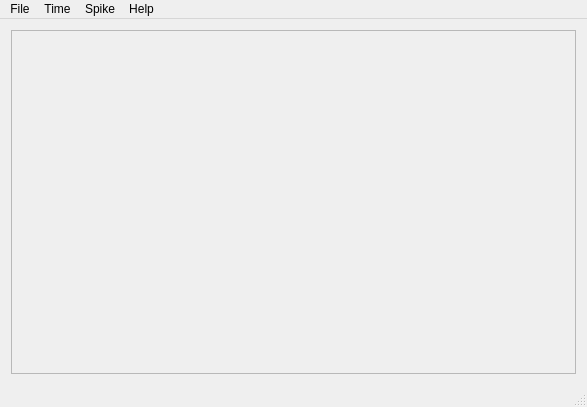
<?xml version="1.0" encoding="UTF-8"?>
<ui version="4.0">
 <class>MainWindow</class>
 <widget class="QMainWindow" name="MainWindow">
  <property name="geometry">
   <rect>
    <x>0</x>
    <y>0</y>
    <width>587</width>
    <height>407</height>
   </rect>
  </property>
  <property name="windowTitle">
   <string>EDF Reader</string>
  </property>
  <widget class="QWidget" name="centralWidget">
   <layout class="QVBoxLayout" name="verticalLayout">
    <item>
     <widget class="QFrame" name="frame_2">
      <property name="frameShape">
       <enum>QFrame::StyledPanel</enum>
      </property>
      <property name="frameShadow">
       <enum>QFrame::Sunken</enum>
      </property>
      <property name="lineWidth">
       <number>1</number>
      </property>
      <property name="midLineWidth">
       <number>0</number>
      </property>
      <layout class="QVBoxLayout" name="verticalLayout_3">
       <property name="spacing">
        <number>0</number>
       </property>
       <property name="leftMargin">
        <number>0</number>
       </property>
       <property name="topMargin">
        <number>0</number>
       </property>
       <property name="rightMargin">
        <number>0</number>
       </property>
       <property name="bottomMargin">
        <number>0</number>
       </property>
       <item>
        <widget class="QCustomPlot" name="customPlot" native="true">
         <property name="sizePolicy">
          <sizepolicy hsizetype="Preferred" vsizetype="MinimumExpanding">
           <horstretch>0</horstretch>
           <verstretch>0</verstretch>
          </sizepolicy>
         </property>
        </widget>
       </item>
      </layout>
     </widget>
    </item>
   </layout>
  </widget>
  <widget class="QStatusBar" name="statusBar"/>
  <widget class="QMenuBar" name="menuBar">
   <property name="geometry">
    <rect>
     <x>0</x>
     <y>0</y>
     <width>587</width>
     <height>21</height>
    </rect>
   </property>
   <widget class="QMenu" name="menuFile">
    <property name="title">
     <string>File</string>
    </property>
    <addaction name="actionOpen"/>
    <addaction name="actionAdd_All_Channels"/>
    <addaction name="actionChannel_Selector"/>
   </widget>
   <widget class="QMenu" name="menuTime">
    <property name="title">
     <string>Time</string>
    </property>
    <addaction name="actionSet_Time"/>
    <addaction name="actionSet_Display_Time"/>
   </widget>
   <widget class="QMenu" name="menuSpike">
    <property name="title">
     <string>Spike</string>
    </property>
    <addaction name="actionFilter"/>
   </widget>
   <widget class="QMenu" name="menuInfo">
    <property name="title">
     <string>Help</string>
    </property>
    <addaction name="separator"/>
    <addaction name="actionHeader_Info"/>
    <addaction name="actionHelp"/>
    <addaction name="actionAbout"/>
   </widget>
   <addaction name="menuFile"/>
   <addaction name="menuTime"/>
   <addaction name="menuSpike"/>
   <addaction name="menuInfo"/>
  </widget>
  <action name="actionOpen">
   <property name="text">
    <string>Choose File</string>
   </property>
  </action>
  <action name="actionAdd_All_Channels">
   <property name="text">
    <string>Add All Channels</string>
   </property>
  </action>
  <action name="actionChannel_Selector">
   <property name="text">
    <string>Channel Selector</string>
   </property>
  </action>
  <action name="actionSet_Time">
   <property name="text">
    <string>Set Time</string>
   </property>
  </action>
  <action name="actionSet_Display_Time">
   <property name="text">
    <string>Set Display Time</string>
   </property>
  </action>
  <action name="actionFilter">
   <property name="text">
    <string>Filter...</string>
   </property>
  </action>
  <action name="actionHeader_Info">
   <property name="text">
    <string>Header Info</string>
   </property>
  </action>
  <action name="actionAbout">
   <property name="text">
    <string>About</string>
   </property>
  </action>
  <action name="actionHelp">
   <property name="text">
    <string>Help</string>
   </property>
  </action>
 </widget>
 <layoutdefault spacing="6" margin="11"/>
 <customwidgets>
  <customwidget>
   <class>QCustomPlot</class>
   <extends>QWidget</extends>
   <header>../../qcustomplot.h</header>
   <container>1</container>
  </customwidget>
 </customwidgets>
 <resources/>
 <connections/>
</ui>
